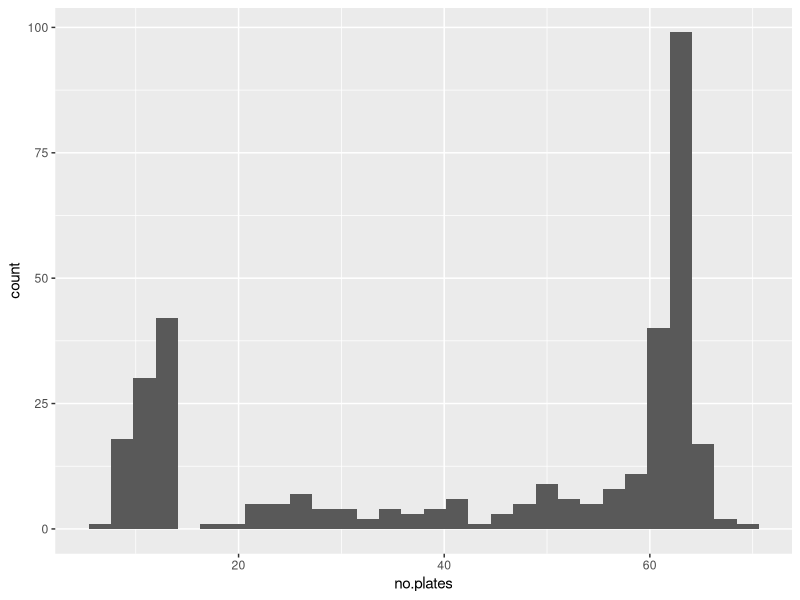
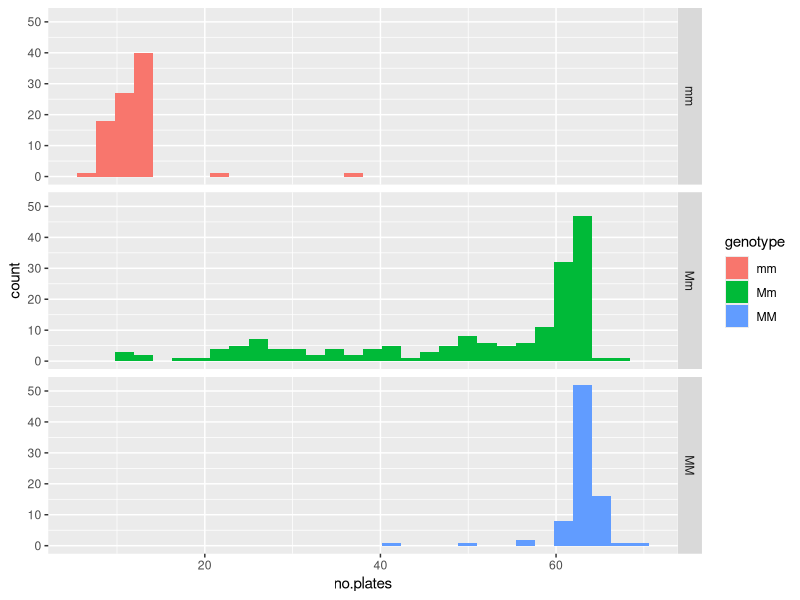
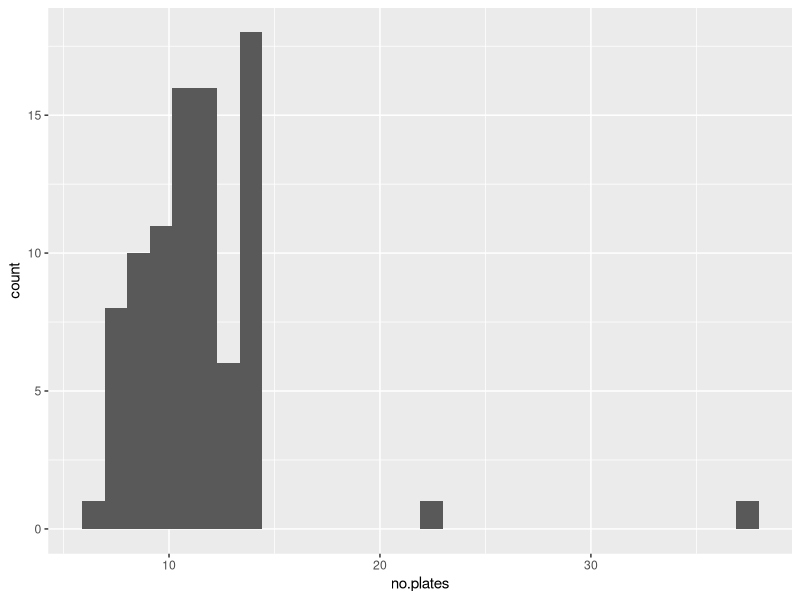
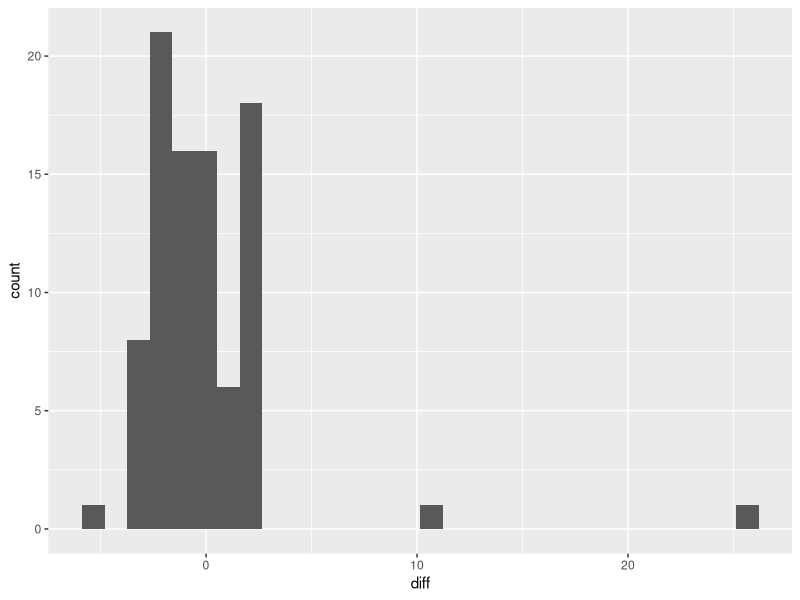
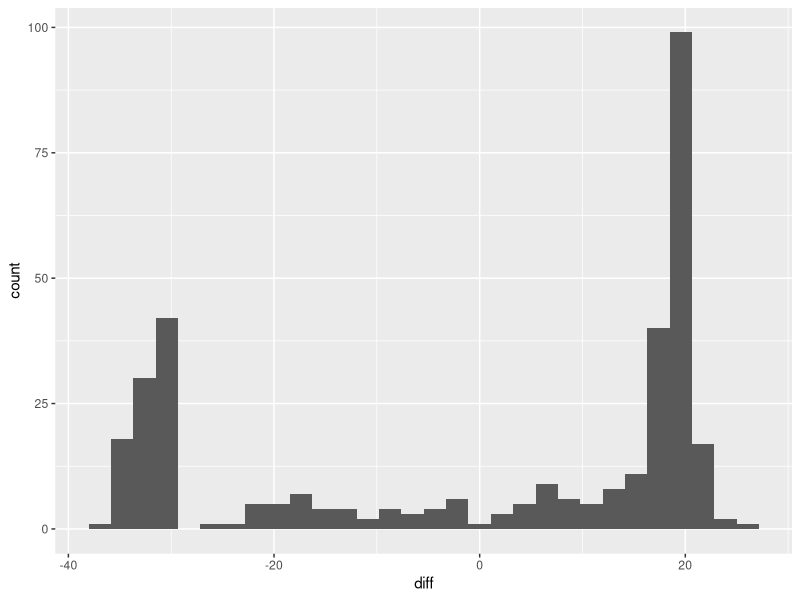

Reproduce these figures in R, in order.
## ---- chunk 1
library(ggplot2)

# Looking at stickleback data.
stickles <- read.csv('Data/03e3SticklebackPlates.csv', stringsAsFactors = FALSE)

# Plotting the frequency distribution of the number of plates on a stickleback 
# (type of fish)
ggplot(stickles, aes(x=no.plates)) +
  geom_histogram()

# Grouping based on the genotype - homozygous recessive, heterozygous, and 
# homozygous dominant
ggplot(stickles, aes(x=no.plates, fill = genotype)) +
  geom_histogram() + 
  facet_grid(genotype ~ .)

# Learning to use a new package, dplyr to select subsets of data
library(dplyr)

# Select only the mm data
filter(stickles, genotype == 'mm')

# Operators that allow you to test logical conditions (TRUE/FALSE)
1 == 2
1 == 1
1 >= 2
1 <= 2
1 > 2
1 < 2
1 != 2

# Plot only the mm data
ggplot(data = filter(stickles, genotype == 'mm'), aes(x = no.plates)) + 
  geom_histogram()

# Subset the data and exclude the heterozygote
filter(stickles, genotype != 'Mm')

# Calculate a new column
mutate(stickles, diff = no.plates - mean(no.plates))

# Let's meet the chain operator %>%. This allows us to pass data from one 
# statement to another. 
stickles %>%
  filter(genotype == 'mm') %>%
  mutate(diff = no.plates - mean(no.plates)) %>%
  ggplot(data = ., aes(x = diff)) + 
    geom_histogram()

# Plot the difference between the mean and each value of plates per fish
mutate(stickles, diff = no.plates - mean(no.plates)) %>% 
  ggplot(data = ., aes(x = diff)) + 
    geom_histogram()


# Using group_by and summarise to get summary statistics for different groups.
mean(stickles$no.plates)

mm <- filter(stickles, genotype == 'mm')
head(mm)
mean(mm$no.plates)

stickles %>% 
  group_by(genotype) %>%
  summarise(avg_plates = mean(no.plates))

str(range(stickles$no.plates))
